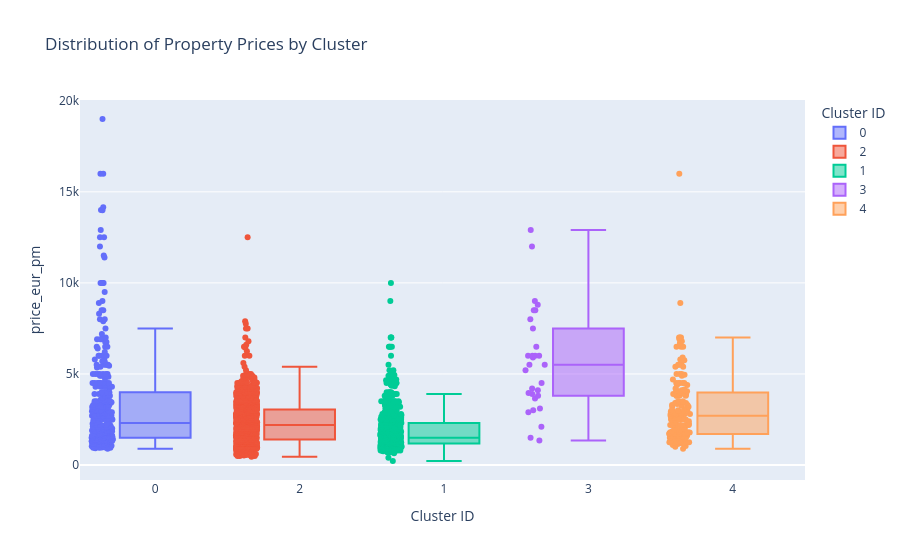

The code cell stored with this chart in its notebook:
### Code cell
print("\n--- Visualizing Price Distribution by Cluster ---")

fig = px.box(
    df_clustered,
    x='cluster',
    y='price_eur_pm',
    color='cluster',
    title='Distribution of Property Prices by Cluster',
    labels={'cluster': 'Cluster ID', 'price_eur': 'Price (€)'},
    points="all" # Show all underlying data points
)
fig.update_layout(xaxis_type='category') # Treat cluster IDs as categories
print("\n--- Visualizing Mean Feature Values by Cluster ---")

fig.show()

### Figure 1 — Plotly figure (JSON) as saved in the notebook; plotly's stock layout.template omitted (floating-point values rounded to 4 significant figures; data arrays with more than 128 entries replaced by an {"elided": "..."} marker saying what was removed)
{"data": [{"alignmentgroup": "True", "boxpoints": "all", "hovertemplate": "Cluster ID=%{x}<br>price_eur_pm=%{y}<extra></extra>", "legendgroup": "0", "marker": {"color": "#636efa"}, "name": "0", "notched": false, "offsetgroup": "0", "orientation": "v", "showlegend": true, "type": "box", "x": {"elided": "354 int values"}, "x0": " ", "xaxis": "x", "y": {"elided": "354 float values"}, "y0": " ", "yaxis": "y"}, {"alignmentgroup": "True", "boxpoints": "all", "hovertemplate": "Cluster ID=%{x}<br>price_eur_pm=%{y}<extra></extra>", "legendgroup": "2", "marker": {"color": "#EF553B"}, "name": "2", "notched": false, "offsetgroup": "2", "orientation": "v", "showlegend": true, "type": "box", "x": {"elided": "1040 int values"}, "x0": " ", "xaxis": "x", "y": {"elided": "1040 float values"}, "y0": " ", "yaxis": "y"}, {"alignmentgroup": "True", "boxpoints": "all", "hovertemplate": "Cluster ID=%{x}<br>price_eur_pm=%{y}<extra></extra>", "legendgroup": "1", "marker": {"color": "#00cc96"}, "name": "1", "notched": false, "offsetgroup": "1", "orientation": "v", "showlegend": true, "type": "box", "x": {"elided": "594 int values"}, "x0": " ", "xaxis": "x", "y": {"elided": "594 float values"}, "y0": " ", "yaxis": "y"}, {"alignmentgroup": "True", "boxpoints": "all", "hovertemplate": "Cluster ID=%{x}<br>price_eur_pm=%{y}<extra></extra>", "legendgroup": "3", "marker": {"color": "#ab63fa"}, "name": "3", "notched": false, "offsetgroup": "3", "orientation": "v", "showlegend": true, "type": "box", "x": [3, 3, 3, 3, 3, 3, 3, 3, 3, 3, 3, 3, 3, 3, 3, 3, 3, 3, 3, 3, 3, 3, 3, 3, 3, 3, 3, 3, 3, 3], "x0": " ", "xaxis": "x", "y": [3950.0, 9000.0, 3900.0, 2100.0, 4100.0, 8500.0, 5900.0, 6500.0, 6000.0, 5200.0, 8800.0, 3800.0, 12000.0, 1350.0, 7500.0, 8000.0, 2900.0, 8500.0, 12900.0, 3100.0, 4200.0, 1500.0, 3000.0, 3650.0, 6000.0, 4500.0, 5500.0, 6000.0, 6000.0, 5500.0], "y0": " ", "yaxis": "y"}, {"alignmentgroup": "True", "boxpoints": "all", "hovertemplate": "Cluster ID=%{x}<br>price_eur_pm=%{y}<extra></extra>", "legendgroup": "4", "marker": {"color": "#FFA15A"}, "name": "4", "notched": false, "offsetgroup": "4", "orientation": "v", "showlegend": true, "type": "box", "x": {"elided": "167 int values"}, "x0": " ", "xaxis": "x", "y": {"elided": "167 float values"}, "y0": " ", "yaxis": "y"}], "layout": {"boxmode": "overlay", "legend": {"title": {"text": "Cluster ID"}, "tracegroupgap": 0}, "title": {"text": "Distribution of Property Prices by Cluster"}, "xaxis": {"anchor": "y", "categoryarray": [0, 2, 1, 3, 4], "categoryorder": "array", "domain": [0, 1], "title": {"text": "Cluster ID"}, "type": "category"}, "yaxis": {"anchor": "x", "domain": [0, 1], "title": {"text": "price_eur_pm"}}}}
